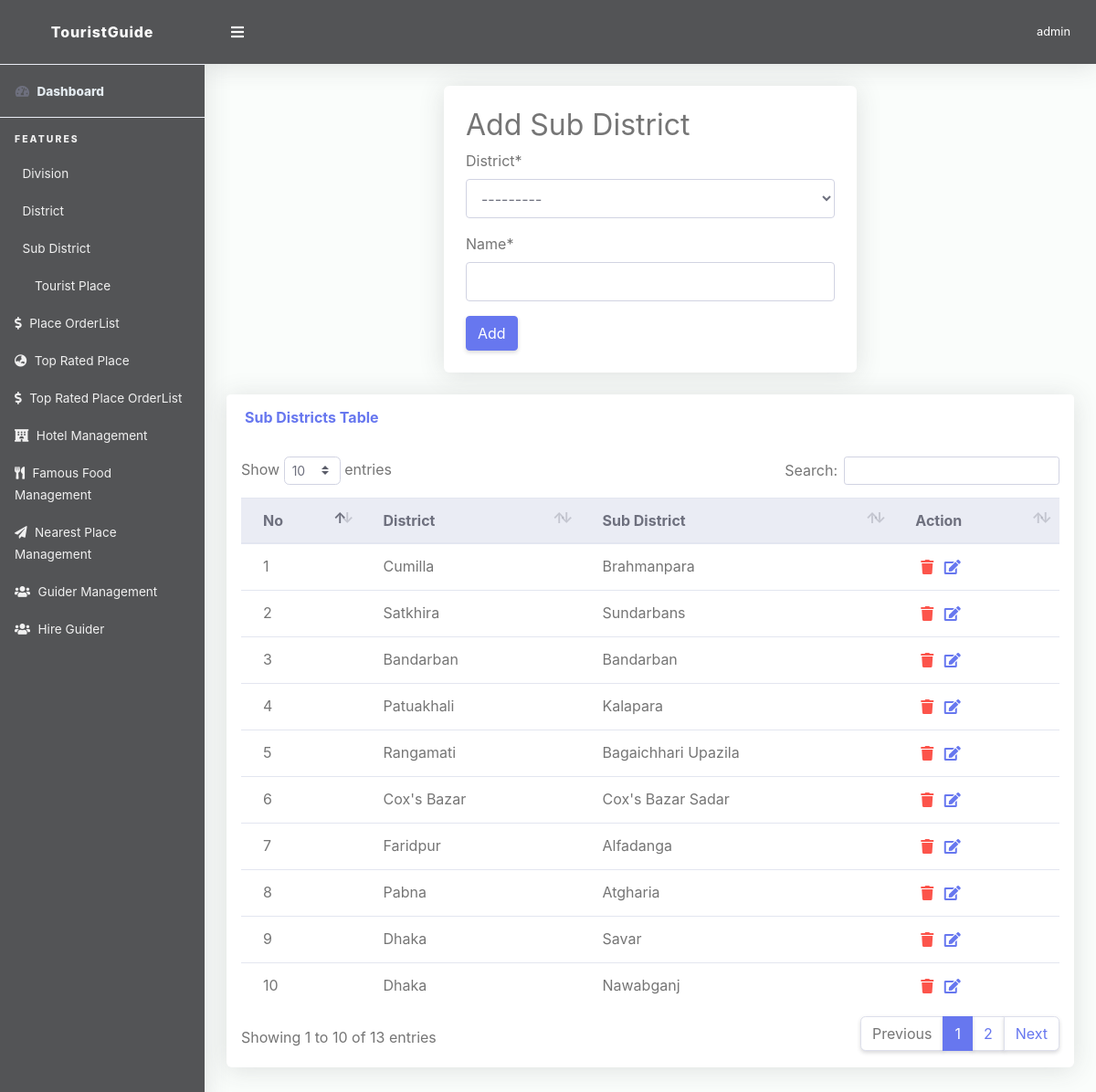
Screenshot of /superadmin/sub_district-page (signed in) with the database file from the repository.
### account/models.py (models this page shows, shortened)
class User(AbstractUser):
    name = models.CharField(max_length=100)
    contact_number = models.CharField(max_length=14, default='')
    favt_food = models.CharField(max_length=100)
    favt_place = models.CharField(max_length=100)
    balance=models.FloatField(default=0.0)

### places/models.py (models this page shows, shortened)
class District(models.Model):
    division = models.ForeignKey(Division, on_delete=models.CASCADE)
    name = models.CharField(blank=False, max_length=30)
    map_url=models.TextField(default="",blank=True)
    def __str__(self):
        return self.name

class Sub_District(models.Model):
    district = models.ForeignKey(District, on_delete=models.CASCADE)
    name = models.CharField(blank=False, max_length=30)

### My_Admin/views.py (the view)
# urls.py: path('sub_district-page', views.Sub_Districtmanagement, name='sub_district_page'),
def Sub_Districtmanagement(request):
    subdistrict_data = Sub_District.objects.all().order_by("-id")
    if request.user.is_superuser:
        if request.method == "POST":
            form = Sub_DistrictForm(request.POST)
            if form.is_valid():
                form.save()
                messages.success(request, "Sub District Saved successfully", extra_tags="sub_district_add")
                return redirect(request.POST['next'])
        else:
            form = Sub_DistrictForm()
        context = {
            'form': form,
            'sub_district_data': subdistrict_data,
        }
        return render(request, 'App_Admin/sub_district.html', context)
    else:
        return redirect('home')

### My_Admin/forms.py
class Sub_DistrictForm(forms.ModelForm):
    class Meta:
        model=Sub_District
        fields="__all__"

### templates/App_Admin/sub_district.html (shortened to what this page needs)
{% extends 'App_Admin/base.html' %}
{% load crispy_forms_tags %}
{% block content %}
<div class="container">
          <div class="row mb-3">
          <div class="col-lg-6 m-0 m-auto">
              <div class="card p-4 mb-4">
              <h2>Add Sub District</h2>
              <form method="post" action="">{% csrf_token %}
                  {{ form|crispy }}
                  <button type="submit" class="btn btn-primary">Add</button>
              </form>
                </div>
          </div>
          <div class="col-lg-12">
              <div class="card mb-4">
                <div class="card-header py-3 d-flex flex-row align-items-center justify-content-between">
                  <h6 class="m-0 font-weight-bold text-primary">Sub Districts Table</h6>
                </div>
                <div class="table-responsive p-3">
                  <table class="table align-items-center table-flush table-hover" id="dataTableHover">
                    <thead class="thead-light">
                      <tr>
                        <th>No</th>
                        <th>District</th>
                        <th>Sub District</th>
                        <th>Action</th>
                      </tr>
                    </thead>
                    <tbody>
                    {% for g in sub_district_data %}
                      <tr>
                        <td>{{ forloop.counter }}</td>
                        <td>{{ g.district }}</td>
                        <td>{{ g.name }}</td>
                        <td>
                          <button style="border: none;background: no-repeat;outline: none;" data-toggle="modal" value="{{ g.id }}" data-target="#delete_sub_district">
                                <i class="fa fa-trash text-danger"></i></button>
                            <a href="{% url 'App_Admin:sub_district_update' g.id %}"><i class="text-primary fas fa-fw fa-edit" style="color: #801d3b;"></i></a>
                        </td>
                      </tr>
                     {% endfor %}
                    </tbody>
                  </table>
                </div>
              </div>
            </div>
          </div>
</div>
{% endblock %}

### templates/App_Admin/base.html (shortened to what this page needs)
<!DOCTYPE html>
<html lang="en">
{% load static %}
<head>
  <link href="{% static 'superadmin/vendor/fontawesome-free/css/all.min.css' %}" rel="stylesheet" type="text/css">
  <link href="{% static 'superadmin/vendor/bootstrap/css/bootstrap.min.css' %}" rel="stylesheet" type="text/css">
  <link href="{% static 'superadmin/css/ruang-admin.min.css' %}" rel="stylesheet">
  <link href="{% static 'superadmin/vendor/datatables/dataTables.bootstrap4.min.css' %}" rel="stylesheet">
    <link href="{% static 'superadmin/vendor/select2/dist/css/select2.min.css' %}" rel="stylesheet" type="text/css">
<link rel="stylesheet" href="https://pro.fontawesome.com/releases/v5.10.0/css/all.css"/>
</head>
<body id="page-top">
  <div id="wrapper">
    <ul class="navbar-nav sidebar sidebar-light accordion" id="accordionSidebar">
      <a class="sidebar-brand d-flex align-items-center justify-content-center" href="{% url 'home' %}">
        <div class="sidebar-brand-icon">
            TouristGuide
        </div>
      </a>
      <hr class="sidebar-divider my-0">
      <li class="nav-item active">
        <a class="nav-link" href="{% url 'App_Admin:dashboard' %}">
          <i class="fas fa-fw fa-tachometer-alt"></i>
          <span class="text-light">Dashboard</span></a>
      </li>
      <hr class="sidebar-divider">
      <div class="sidebar-heading">
        Features
      </div>
         {% include 'App_Admin/admin_sidebar_option.html' %}
    </ul>
    <div id="content-wrapper" class="d-flex flex-column">
      <div id="content">
        <nav class="navbar navbar-expand navbar-light bg-navbar topbar mb-4 static-top">
          <button id="sidebarToggleTop" class="btn btn-link rounded-circle mr-3">
            <i class="fa fa-bars"></i>
          </button>
            <ul class="navbar-nav ml-auto">
            <li class="nav-item dropdown no-arrow">
              <a class="nav-link dropdown-toggle" href="#" id="userDropdown" role="button" data-toggle="dropdown"
                aria-haspopup="true" aria-expanded="false">
                <span class="ml-2 d-none d-lg-inline text-white small">{{ request.user }}</span>
              </a>
            </li>
          </ul>
        </nav>
       {% block content %}
       {% endblock %}
      </div>
    </div>
  </div>
</body>
</html>

### templates/App_Admin/base.html (style rules this page uses)
.sidebar-light .sidebar-brand { color: #fafafa; background-color: #535456; }
.bg-navbar { color: #fafafa; background-color: #535456 }
.sidebar { color: #fafafa; background-color:#535456 !important; }
.sidebar-light .sidebar-heading { color: #f0f0f0; }
.sidebar-light .nav-item .nav-link { color: #f0f0f0; }
.sidebar-light .nav-item .nav-link i { color: #f0f0f0; }

### rows the page displays
User: user "admin"
Sub_District: district "Cumilla", name "Brahmanpara", {{ g.id }} 21 (drawn)
Sub_District: district "Satkhira", name "Sundarbans", {{ g.id }} 20 (drawn)
Sub_District: district "Bandarban", name "Bandarban", {{ g.id }} 19 (drawn)
Sub_District: district "Patuakhali", name "Kalapara", {{ g.id }} 18 (drawn)
Sub_District: district "Rangamati", name "Bagaichhari Upazila", {{ g.id }} 17 (drawn)
Sub_District: district "Cox's Bazar", name "Cox's Bazar Sadar", {{ g.id }} 16 (drawn)
Sub_District: district "Faridpur", name "Alfadanga", {{ g.id }} 15 (drawn)
Sub_District: district "Pabna", name "Atgharia", {{ g.id }} 12 (drawn)
Sub_District: district "Dhaka", name "Savar", {{ g.id }} 11 (drawn)
Sub_District: district "Dhaka", name "Nawabganj"
